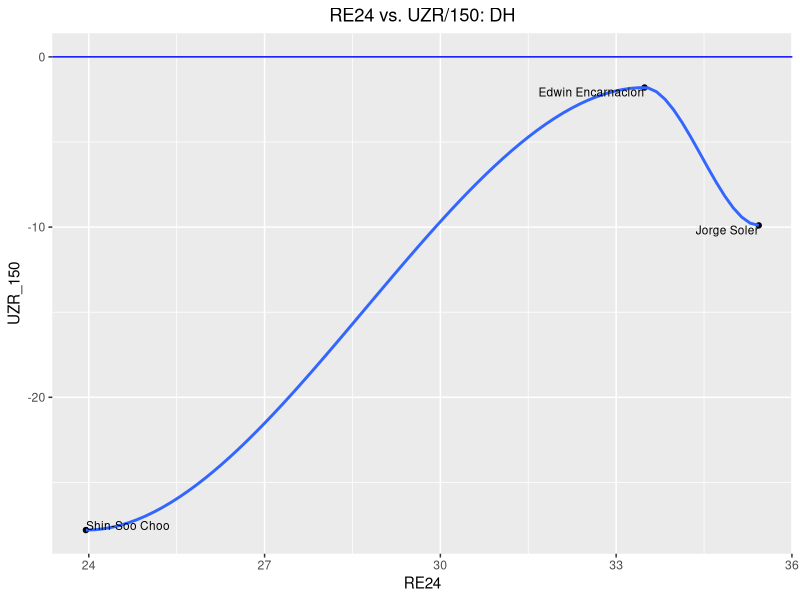

Write R code to recreate this figure. (Note: this script raises an error after producing the figure.)
library(dplyr)
library(ggplot2)
library(car)
library(scales)
library(ggrepel)

re24_300 <- read.csv("RE24_300.csv")

model_all <- lm(salaries ~ RE24 + total_def, data = re24_300)
summary(model_all)


model_by_position <- lm(salaries ~ RE24 + total_def + Position, data = re24_300)
summary(model_by_position)




## ------------------------------------------------------------------------
model_builder <- function(pos) {
  # Builds a linear model for each position
  re24_300 %>% 
    filter(Position == pos) -> filtered
  
  if(pos == "C") {
    return(lm(salaries ~ RE24 + total_def, data = filtered))
  } else {
    return(lm(salaries ~ RE24 + UZR_150, data = filtered))
  }
}


## ------------------------------------------------------------------------
scat_plot_builder <- function(pos) {
  # Creates scatter plot of RE24 and total_def or UZR_150
  re24_300 %>% 
    filter(Position == pos) -> filtered
  
  if(pos == "C") {
    ggplot(filtered, aes(RE24, total_def)) +  
      geom_point() +  
      geom_smooth() +  
      geom_hline(yintercept = 0, color = "blue") + 
      ggtitle(paste0("RE24 vs. DEF: ", pos)) + 
      theme(plot.title = element_text(hjust = 0.5)) +
      geom_text(aes(label = paste0(nameFirst, " ", nameLast)), 
                size = 3, check_overlap = TRUE,
                vjust="inward", hjust="inward") -> plot
    ggsave(paste0("model_scatterplots/plot_", pos, ".png"), plot = plot)
    return(plot)
  } else {
    ggplot(filtered, aes(RE24, UZR_150)) +  
      geom_point() +  
      geom_smooth() +  
      geom_hline(yintercept = 0, color = "blue") + 
      ggtitle(paste0("RE24 vs. UZR/150: ", pos)) +
      theme(plot.title = element_text(hjust = 0.5)) +
      geom_text(aes(label = paste0(nameFirst, " ", nameLast)), 
                size = 3, check_overlap = TRUE, 
                vjust="inward", hjust="inward") -> plot
    ggsave(paste0("model_scatterplots/plot_", pos, ".png"), plot = plot)
    return(plot)
  }
}


## ------------------------------------------------------------------------
residual_builder <- function(pos, linmod) {
  # Creates table with fitted and residual data
  re24_300 %>% 
    filter(Position == pos) -> filtered
  
  if(pos == "C") {
    filtered <- inner_join(filtered, fortify(linmod), by = c("RE24", "total_def", "salaries"))
  } else {
    filtered <- inner_join(filtered, fortify(linmod), by = c("RE24", "UZR_150", "salaries"))
  }
  
  filtered <- filtered %>%
    mutate(Over_Underpaid = case_when(.resid > 0 ~ "Overpaid", 
                                      .resid < 0 ~ "Underpaid"),
           Pct_Over_Underpaid = percent(.resid/salaries),
           Real_Salary_Millions = salaries/1000000,
           Fitted_Millions = .fitted/1000000,
           Resid_Millions = .resid/1000000)
  write.csv(filtered, file = paste0("residual_data/residuals_", pos, ".csv"))
  return(filtered)
}


## ------------------------------------------------------------------------
residual_plots <- function(pos, data) {
  # Plots residuals
  ggplot(data = data, aes(x = Fitted_Millions, y = Resid_Millions, color = Over_Underpaid)) + 
    geom_hline(yintercept = 0, color = "blue") + 
    ggtitle(paste0(pos, " Fitted Salary vs. Residual in $ millions"), 
            subtitle = "(Real Salary)") +
    theme(plot.title = element_text(hjust = 0.5),
          plot.subtitle = element_text(hjust = 0.5)) +
    geom_point() + 
    scale_color_manual(values = c("Overpaid" = "Red", "Underpaid" = "darkgreen")) + 
    geom_text(aes(label = paste0(nameFirst, " ", nameLast, " \n (", Real_Salary_Millions, ")")), 
              size = 3, check_overlap = FALSE, vjust="inward", hjust="inward") -> residual_plot
  ggsave(paste0("model_residual_scatterplots/residual_plot_", pos, ".png"), plot = residual_plot)
  return(residual_plot)
}


## ------------------------------------------------------------------------
get_coefs <- function(pos, linmod) {
  # Returns model coefficients
  sink(file = paste0("summary_models/summary_model_", pos))
  print(summary(linmod))
  sink()
  df <- data.frame(linmod$coefficients)
  df <- as.data.frame(t(df))
  `rownames<-`(df, paste0("coefs_", pos))
}



## ------------------------------------------------------------------------
all_coefs <- data.frame()
Position <- c('DH', '1B', '2B', 
              'SS', '3B', 'LF', 
              'CF', 'RF', 'C')
for (p in Position) {
  name <- paste0("model_", p)
  assign(name, model_builder(p))
  
  plot_name <- paste0("plot_", p)
  assign(plot_name, scat_plot_builder(p))
  
  resids_name <- paste0("resids_", p)
  assign(resids_name, residual_builder(p, model_builder(p)))
  
  resids_plot_name <- paste0("resids_plot_", p)
  assign(resids_plot_name, residual_plots(p, residual_builder(p, model_builder(p))))
  
  coefs_name <- paste0("coefs_", p)
  assign(coefs_name, get_coefs(p, model_builder(p)))
  
  all_coefs <- bind_rows(all_coefs, assign(coefs_name, get_coefs(p, model_builder(p))))
  
}





